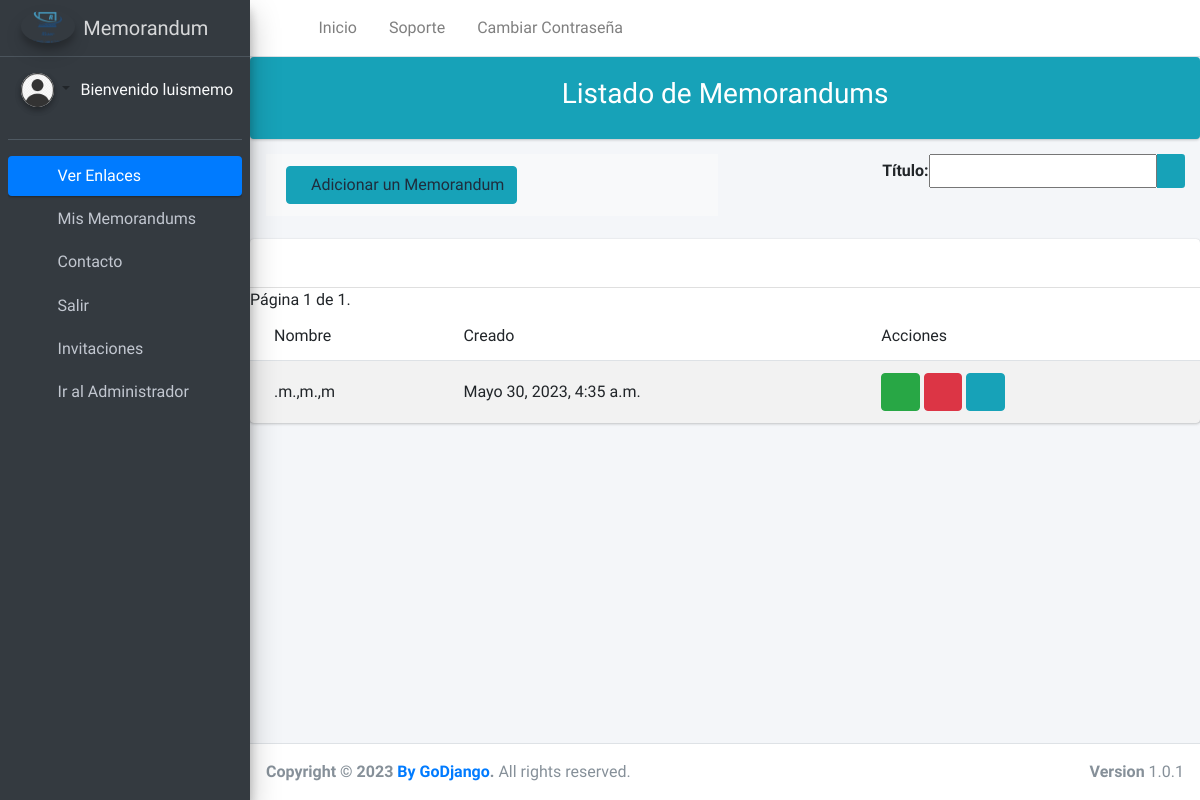
The app's page /memos/mismemos (signed in), older data.
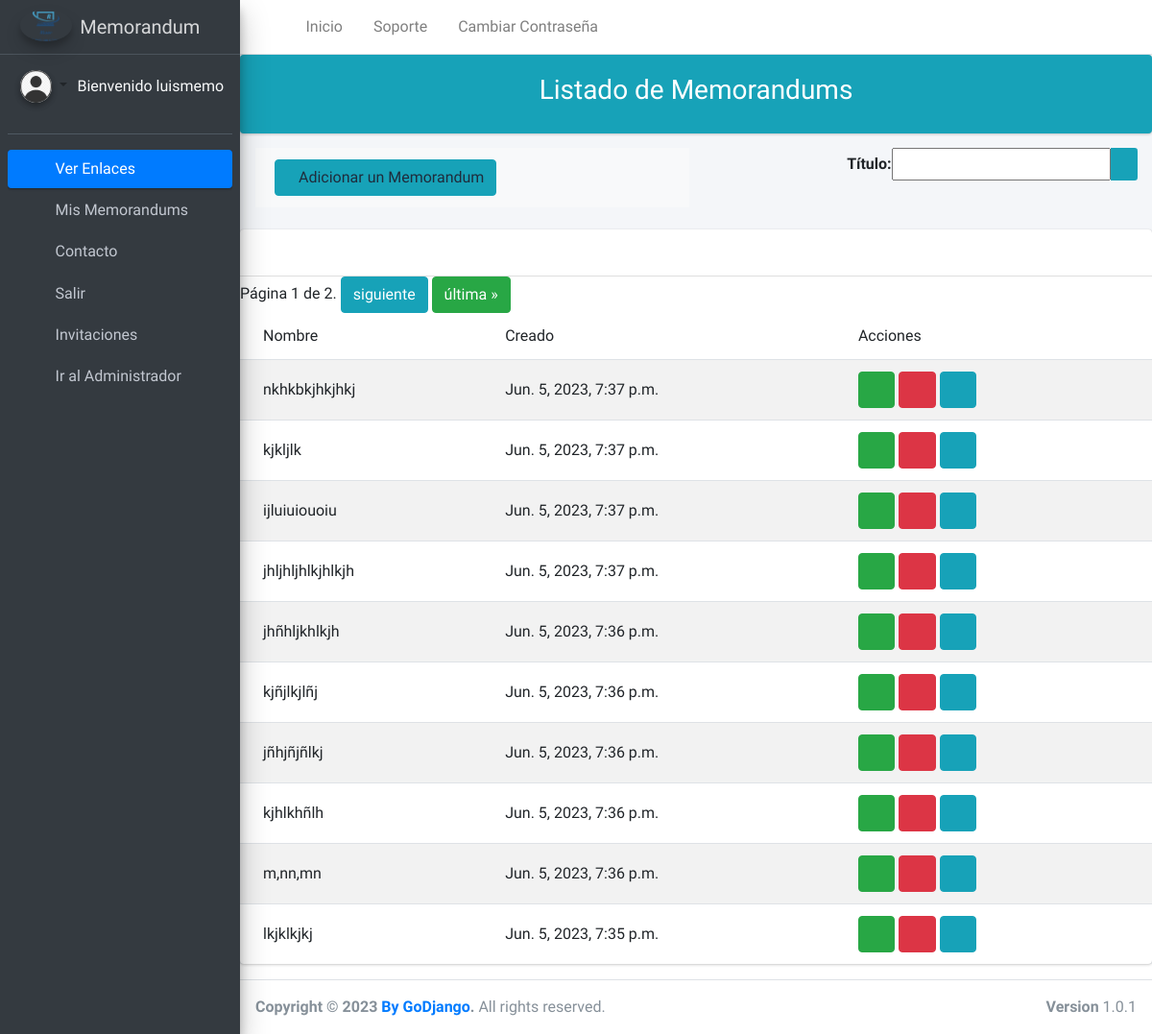
The same page, newer data.
### memorandum/models.py (models this page shows, shortened)
class Menorandum(models.Model):
    id = models.BigAutoField(primary_key=True)
    nombre=models.CharField(verbose_name='Título',max_length=200,unique=True)
    texto=RichTextField()
    email=models.EmailField(verbose_name='Correo Electrónico',max_length=255)
    archivos=models.ManyToManyField('Archivos',blank=True)
    date_expiring=models.DateField(verbose_name='Fecha de Expiración', null=True,blank=True)
    user=models.ForeignKey(User, on_delete=models.CASCADE)
    slug=models.SlugField(max_length=255, null=True, blank=True)
    created_at=models.DateTimeField(auto_now_add=True)
    class Meta:
        verbose_name="Memorandum"
        verbose_name_plural="Memorandums"
        permissions=(('can_download_file','Puede descargar archivos asociados'),)
    REQUIRED_FIELDS=['nombre','texto','email']

### memorandum/views.py (the view)
# urls.py: path('mismemos',memorandus,name="list_memorandums"),
@login_required
def memorandus(request):
    if request.user.is_authenticated:
        empresa = Empresa.objects.first()
        memo = Menorandum.objects.filter(user=request.user).order_by('-created_at')
        filter=MemoFilter(request.GET,queryset=memo)
        memo=filter.qs
        paginator = Paginator(memo, 10)
        page_number = request.GET.get('page')
        page_obj = paginator.get_page(page_number)
        return render(request, 'memo/list-memorandus.html',{'page_obj':page_obj,'filter':filter,'empresa':empresa})
    else:
        return redirect('loginn')

### memorandum/context.py (called while the page is built)
def cant_inv(request):
    if request.user.is_authenticated:
       inv=Invitacion.objects.filter(destinatarios__in=Destinatarios.objects.filter(destinatario=request.user)).count()
    else:
        inv="Debes hacer Login"
    return {'c_invitacion':inv}

### memorandum/templates/memo/list-memorandus.html (shortened to what this page needs)
{% extends 'CRUD/list.html' %}
    {% load static %}
    {%block head%}
    <link rel="stylesheet" href="{% static 'plugins/fontawesome-free/css/all.min.css' %}">
    <link rel="stylesheet" href="https://code.ionicframework.com/ionicons/2.0.1/css/ionicons.min.css">
    <link rel="stylesheet" href="{% static 'plugins/tempusdominus-bootstrap-4/css/tempusdominus-bootstrap-4.min.css' %}">
    <link rel="stylesheet" href="{% static 'plugins/icheck-bootstrap/icheck-bootstrap.min.css' %}">
    <link rel="stylesheet" href="{% static 'plugins/jqvmap/jqvmap.min.css' %}">
    <link rel="stylesheet" href="{% static 'dist/css/adminlte.min.css' %}">
    <link rel="stylesheet" href="{% static 'plugins/overlayScrollbars/css/OverlayScrollbars.min.css' %}">
    <link rel="stylesheet" href="{% static 'plugins/daterangepicker/daterangepicker.css' %}">
    <link rel="stylesheet" href="{% static 'plugins/summernote/summernote-bs4.css' %}">
    {%endblock%}
{% block content %}
{%block list%}
<div style="margin:auto; text-align: center;" class="card bg-info text-white" >
    <h3 class="card-body">Listado de Memorandums</h3>
</div>
{%endblock%}
        {%block bot%}
        <div class="card-footer bg-light">
            {% if perms.memorandum.add_menorandum %}
            <a href="{% url 'add_memorandums' %}" title="Adicionar" class="btn btn-info"><i class='fas fa-plus'></i>Adicionar un Memorandum</a>
            {% endif %}
        </div>
        {%endblock%}
                {% block thead %}
                <thead style="margin-left:40px;">
                    <td>Nombre</td>
                    <td>Creado</td>
                    <td>Acciones</td>
                </thead>
                {% endblock %}
                {% block tbody %}
                <tbody>
                    {% if page_obj %}
                    {% for m in page_obj.object_list %}
                        <tr>
                            <td>{{ m.nombre }}</td>
                            <td>{{ m.created_at }}</td>
                            <td>
                                {% if perms.memorandum.change_menorandum %}
                                <a href="{% url 'update_memorandums' m.id %}" title="Actualizar"class="btn  btn-success"><i class='fas fa-edit'></i></a>
                                {% endif %}
                                {% if perms.memorandum.delete_menorandum %}
                                <a href="{% url 'delete_memorandums' m.id %}" id="eliminar" title="Eliminar" class="btn btn-danger"><i class='fas fa-trash-alt'></i></a>
                                {% endif %}
                                <a href="{% url 'detail_memorandums' m.user.username m.id %}" title="Ver" class="btn btn-info"><i class='fas fa-eye'></i></a>
                            </td>
                        </tr>
                    {% endfor %}
                    <div style="text-align: center;">
                    <div class="pagination">
                        <span class="step-links">
                            <span class="current">
                                Página {{ page_obj.number }} de {{ page_obj.paginator.num_pages }}.
                            </span>
                            {% if page_obj.has_next %}
                                <a class="btn btn-info" href="?page={{ page_obj.next_page_number }}">siguiente</a>
                                <a class="btn btn-success" href="?page={{ page_obj.paginator.num_pages }}">última &raquo;</a>
                            {% endif %}
                        </span>
                    </div>
                    </div>
                    {% else %}
                    <tr>
                        <td> No hay datos a Mostrar</td>
                    </tr>
                    {% endif %}
                </tbody>
                {% endblock %}
{% endblock %}

Row changes from the older to the newer data that the page shows:
no longer on this page (row unchanged): Menorandum: nombre ".m.,m.,m", created_at "Mayo 30, 2023, 4:35 a.m."
added Menorandum: nombre "nkhkbkjhkjhkj", created_at "Jun. 5, 2023, 7:37 p.m."
added Menorandum: nombre "kjkljlk", created_at "Jun. 5, 2023, 7:37 p.m."
added Menorandum: nombre "ijluiuiouoiu", created_at "Jun. 5, 2023, 7:37 p.m."
added Menorandum: nombre "jhljhljhlkjhlkjh", created_at "Jun. 5, 2023, 7:37 p.m."
added Menorandum: nombre "jhñhljkhlkjh", created_at "Jun. 5, 2023, 7:36 p.m."
added Menorandum: nombre "kjñjlkjlñj", created_at "Jun. 5, 2023, 7:36 p.m."
added Menorandum: nombre "jñhjñjñlkj", created_at "Jun. 5, 2023, 7:36 p.m."
added Menorandum: nombre "kjhlkhñlh", created_at "Jun. 5, 2023, 7:36 p.m."
added Menorandum: nombre "m,nn,mn", created_at "Jun. 5, 2023, 7:36 p.m."
added Menorandum: nombre "lkjklkjkj", created_at "Jun. 5, 2023, 7:35 p.m."
Text that changed along with them:
{{ page_obj.paginator.num_pages }}: "1" → "2"
text now shown: "siguiente última »"
